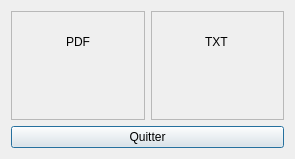
<?xml version="1.0" encoding="UTF-8"?>
<ui version="4.0">
 <class>ConvertNoteDialog</class>
 <widget class="QDialog" name="ConvertNoteDialog">
  <property name="geometry">
   <rect>
    <x>0</x>
    <y>0</y>
    <width>295</width>
    <height>159</height>
   </rect>
  </property>
  <property name="windowTitle">
   <string>Convertir</string>
  </property>
  <layout class="QVBoxLayout" name="verticalLayout">
   <item>
    <layout class="QHBoxLayout" name="horizontalLayout">
     <item>
      <widget class="QFrame" name="pdf_frame">
       <property name="frameShape">
        <enum>QFrame::StyledPanel</enum>
       </property>
       <property name="frameShadow">
        <enum>QFrame::Raised</enum>
       </property>
       <layout class="QVBoxLayout" name="verticalLayout_2">
        <item alignment="Qt::AlignHCenter">
         <widget class="QLabel" name="label">
          <property name="text">
           <string>PDF</string>
          </property>
         </widget>
        </item>
        <item alignment="Qt::AlignHCenter">
         <widget class="QLabel" name="label_2">
          <property name="text">
           <string/>
          </property>
          <property name="pixmap">
           <pixmap resource="../res/res.qrc">:/images/images/icon_pdf.png</pixmap>
          </property>
         </widget>
        </item>
       </layout>
      </widget>
     </item>
     <item>
      <widget class="QFrame" name="txt_frame">
       <property name="frameShape">
        <enum>QFrame::StyledPanel</enum>
       </property>
       <property name="frameShadow">
        <enum>QFrame::Raised</enum>
       </property>
       <layout class="QVBoxLayout" name="verticalLayout_3">
        <item alignment="Qt::AlignHCenter">
         <widget class="QLabel" name="label_3">
          <property name="text">
           <string>TXT</string>
          </property>
         </widget>
        </item>
        <item alignment="Qt::AlignHCenter">
         <widget class="QLabel" name="label_5">
          <property name="text">
           <string/>
          </property>
          <property name="pixmap">
           <pixmap resource="../res/res.qrc">:/images/images/icon_txt.png</pixmap>
          </property>
         </widget>
        </item>
       </layout>
      </widget>
     </item>
    </layout>
   </item>
   <item>
    <widget class="QPushButton" name="quit_button">
     <property name="text">
      <string>Quitter</string>
     </property>
    </widget>
   </item>
  </layout>
 </widget>
 <resources>
  <include location="../res/res.qrc"/>
  <include location="../../../../res/res.qrc"/>
 </resources>
 <connections/>
</ui>
